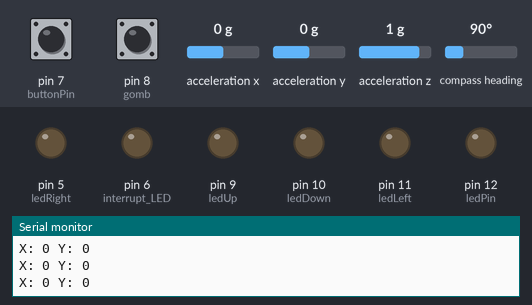
A sketch run on a simulated Arduino Uno, built with avr-gcc and run on an emulated ATmega328P. Shown: output pins drawn as LEDs (lit = HIGH), the last lines printed to the serial monitor. The inputs (shaded band) are chosen by the test bench; at power-on: pin 7 (buttonPin) LOW, acceleration x 0 g, acceleration y 0 g, acceleration z 1 g, compass heading 90°, pin 8 (gomb) HIGH. Pins used as bus, display or sensor lines are not drawn.

Above: at 2.2 s.
2.3 s: pin 7 (buttonPin) pulled HIGH for 0.25 s
At 2.49 s:
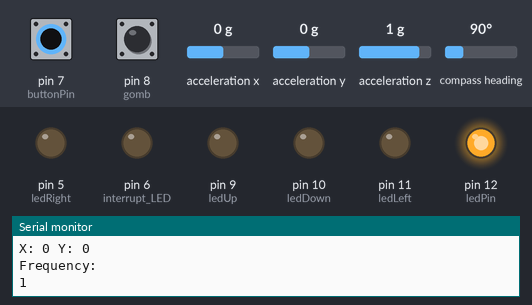
4.1 s: acceleration x set to -1.4 g
At 4.38 s:
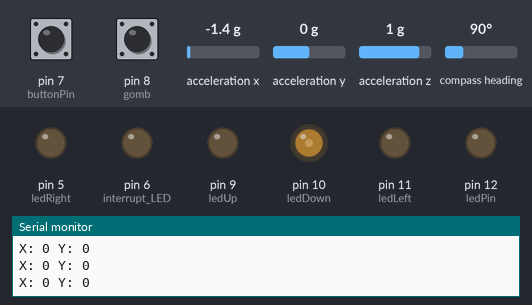
6.0 s: acceleration y set to -1.4 g
At 7.4 s:
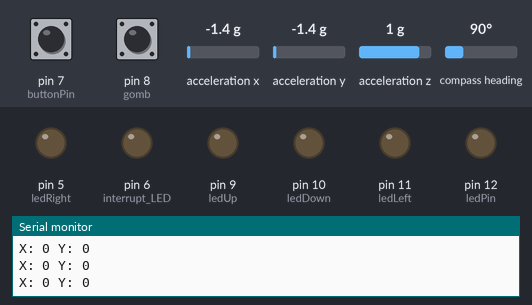
7.7 s: acceleration z set to -0.8 g
At 7.97 s:
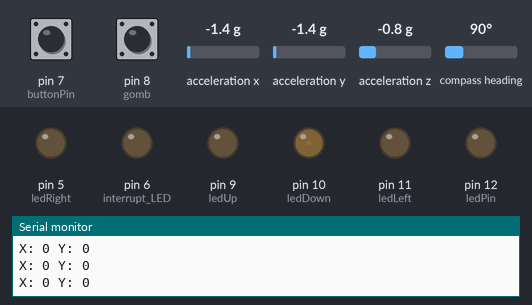
9.5 s: compass heading set to 7°
At 9.82 s:
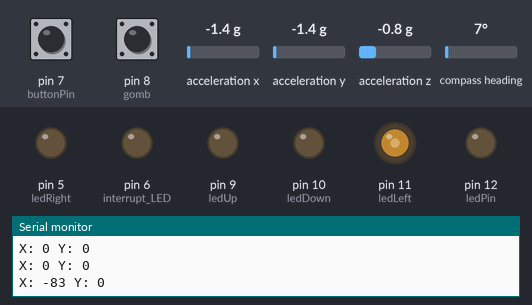
11.4 s: acceleration x set to 0.8 g
At 11.55 s:
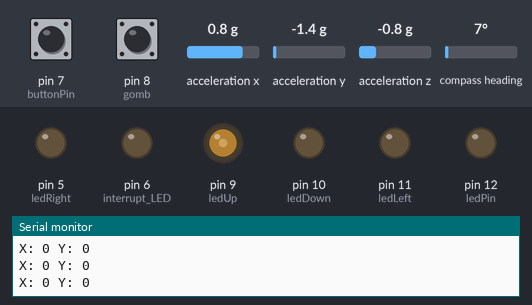
Timing chart, 0 to 14.1 s (numbered marks = the images above; inputs shaded):
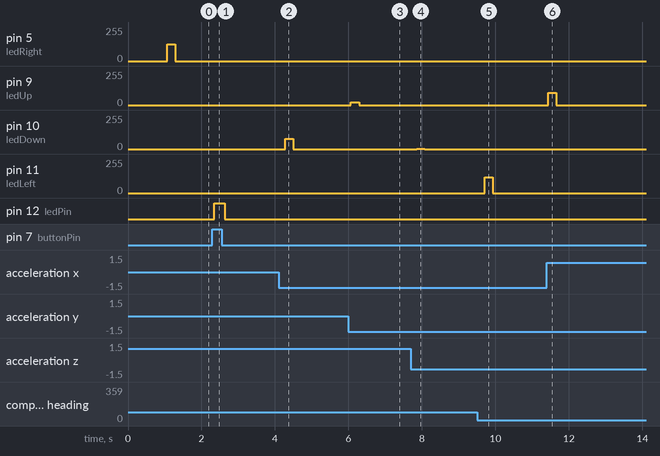

The sketch:

full_code.ino
```cpp
#include <avr/sleep.h>
#include <Wire.h>
#include <Adafruit_Sensor.h>
#include <Adafruit_BNO055.h>
#include <utility/imumaths.h>
Adafruit_BNO055 bno = Adafruit_BNO055(55);

//sleep and wake buttons
#define wakePin 2
#define resetPin 3
//calibration button
#define gomb 8

//potentiomaeters for testing
#define xpot A0
#define ypot A1

//output leds
#define ledUp 9
#define ledDown 10
#define ledLeft 11
#define ledRight 5

//calibration values
int x = 0;
int y = 0;
int firstcalib = 0;

//output values
int outx = 0;
int outy = 0;
int pozityivx = 0;
int pozityivy = 0;

//tilting sensor stuff
#define buttonPin 7
#define ledPin  12
#define interrupt_LED 6
const int m_interval = 400;

int buttonState = 0;

unsigned long frequency = 0;
unsigned long diff = 0;
unsigned long value1 = 0;
unsigned long value2 = 0;

//turn off timer stuff
unsigned long previousMillis = 0;
const long interval = 500000;

void setup(void)
{
  //bno.begin();
  pinMode(gomb, INPUT_PULLUP);
  digitalWrite(wakePin, HIGH);
  //attachInterrupt(digitalPinToInterrupt(wakePin), wake, CHANGE);
  pinMode(resetPin, OUTPUT);

  //tilt stuff
  pinMode(ledPin, OUTPUT);
  pinMode(buttonPin, INPUT);
  pinMode(interrupt_LED, OUTPUT);


  pinMode(ledUp, OUTPUT);
  pinMode(ledDown, OUTPUT);
  pinMode(ledLeft, OUTPUT);
  pinMode(ledRight, OUTPUT);

  digitalWrite(LED_BUILTIN, LOW);

  digitalWrite(resetPin, HIGH);
  Serial.begin(9600);
  Serial.println("Orientation Sensor Test"); Serial.println("");

  /* Initialise the sensor */
  if (!bno.begin())
  {
    /* There was a problem detecting the BNO055 ... check your connections */
    Serial.print("Ooops, no BNO055 detected ... Check your wiring or I2C ADDR!");
    /*while(1){
      Blink();
      delay(600);
      }  //COMMENTED OUT INFINITE LOOP*/
  }
  delay(1000);
  bno.setExtCrystalUse(true);
}

void loop(void)
{
  buttonState = digitalRead(buttonPin);
  unsigned long m_interval_beg = 0;
  m_interval_beg = millis();

  if (buttonState == HIGH) {
    buttonState = 1;
    //Serial.println(buttonState);
    value1 = m_interval_beg;
    diff = value1 - value2;
    digitalWrite(ledPin, HIGH);

  } else {
    buttonState = 0;
    value2 = m_interval_beg;
    diff = value2 - value1;
    //Serial.println(buttonState);
    digitalWrite(ledPin, LOW);
  }
  if (m_interval_beg >= 300) {
    if (diff < m_interval) {
      frequency++;
      delay(70);
      Serial.println("Frequency: ");
      Serial.println(frequency);
      if (frequency >= 5) {
        digitalWrite(interrupt_LED, HIGH);
        /*Serial.println("ON");
           Serial.print("Value: ");
           Serial.print(value2);
           Serial.print(", ");
           Serial.println(value1);
           Serial.print("Diff: ");
           Serial.println(diff);*/
        delay(2000);
      }
    }
    else {
      frequency = 0;
      /*Serial.println("OFF");
        Serial.print("Value: ");
        Serial.print(value2);
        Serial.print(", ");
        Serial.println(value1);
        Serial.print("Diff: ");
        Serial.println(diff);*/
      digitalWrite(interrupt_LED, LOW);
    }
  }


  unsigned long currentMillis = millis();
  if (currentMillis - previousMillis >= interval) {
    previousMillis = currentMillis;
    sleep();
  }
  /* Get a new sensor event */
  sensors_event_t event;
  bno.getEvent(&event);
  imu::Vector<3> euler = bno.getVector(Adafruit_BNO055::VECTOR_EULER);

  //normal mode
  outx = euler.x() - x;
  outy = euler.y() - y;


  //potentiometer mode
  //outx = map(analogRead(xpot), 0, 1023, 0, 360) - x;
  //outy = map(analogRead(ypot), 0, 1023, 0, 360) - y;


  if (digitalRead(gomb) == HIGH) {
    //normal mode
    firstcalib++;
    x = euler.x();
    y = euler.y();
    //outx = euler.x() - x;
    //outy = euler.y() - y;


    //pot mode
    /*x = map(analogRead(xpot), 0, 1023, 0, 360);
      y = map(analogRead(ypot), 0, 1023, 0, 360);
    */
  }


  if (outy != 0) {
    if (outy < 0) {
      pozityivx = outx * (-1);
      pozityivy = outy * (-1);

      analogWrite(ledDown, map(pozityivy, 0, 180, 0, 255)); //the values can be easily changed
      /*Serial.print("Led Down ");
        Serial.println(map(outx, -360, 0, 0, 255));*/
      analogWrite(ledUp, 0);
      delay(60);
    }
    if (outy > 0) {

      analogWrite(ledUp, map(outy, 0, 180, 0, 255));
      //Serial.print("Led Up ");
      //Serial.println(map(outx, 0, 360, 0, 255));
      analogWrite(ledDown, 0);
      delay(60);
    }
  } else {
    analogWrite(ledUp, 0);
    analogWrite(ledDown, 0);
    delay(60);
  }
  if (outx != 0) {
    if (firstcalib < 1) {

      if (outx > 180) {
        analogWrite(ledRight, map(outx, 360, 180, 0, 255));
        //Serial.print("Led Right ");
        //Serial.println(map(outy, -360, 0, 0, 255));
        analogWrite(ledLeft, 0);
        delay(60);
      }
      if (outx < 181) {
        pozityivx = outx * (-1);
        pozityivy = outy * (-1);
        analogWrite(ledLeft, map(outx, 0, 180, 0, 255));
        //Serial.print("Led Left ");
        //Serial.println(map(outy, 0, 360, 0, 255));
        analogWrite(ledRight, 0);
        delay(60);
      }
    }
    else {
      if (outx > 0) {
        pozityivx = outx * (-1);
        pozityivy = outy * (-1);
        analogWrite(ledRight, map(outx, 0, 180, 0, 255));
        //Serial.print("Led Right ");
        //Serial.println(map(outy, -360, 0, 0, 255));
        analogWrite(ledLeft, 0);
        delay(60);
      }
      if (outx < 0) {
        pozityivx = outx * (-1);
        pozityivy = outy * (-1);
        analogWrite(ledLeft, map(pozityivx, 0, 180, 0, 255));
        //Serial.print("Led Left ");
        //Serial.println(map(outy, 0, 360, 0, 255));
        analogWrite(ledRight, 0);
        delay(60);
      }
    }
  } else {
    analogWrite(ledLeft, 0);
    analogWrite(ledRight, 0);
    delay(60);
  }
  //led output pot mode
  /*if (outx != 0){
    if(outx < 0){analogWrite(ledDown, map(analogRead(xpot), 0, 1023, 0, 255));} //the values can be easily changed
    else {analogWrite(ledUp, map(analogRead(xpot), 0, 1023, 0, 255));}
    } else {
    analogWrite(ledUp, 0);
    analogWrite(ledDown, 0);
    }
    if (outy != 0){
    if(outy < 0){analogWrite(ledRight, map(analogRead(ypot), 0, 1023, 0, 255));}
    else {analogWrite(ledLeft, map(analogRead(ypot), 0, 1023, 0, 255));}
    } else {
    analogWrite(ledLeft, 0);
    analogWrite(ledRight, 0);
    }*/

  /* Display the floating point data */
  Serial.print("X: ");
  Serial.print(outx);
  Serial.print(" Y: ");
  Serial.println(outy);


  //Display the floating point data
  /*Serial.print("X: ");
    Serial.print(event.orientation.x, 4);
    Serial.print("\tY: ");
    Serial.println(event.orientation.y, 4);*/

  //Serial.println(digitalRead(gomb));

  delay(100);
}
void sleep() {
  Serial.println("sleep");
  outx = 0;
  outy = 0;
  x = 0;
  y = 0;
  firstcalib = 0;
  delay(300);
  digitalWrite(resetPin, LOW);
  delay(100);
  digitalWrite(resetPin, HIGH);
  delay(900);


  bno.begin();
  noInterrupts();
  attachInterrupt(digitalPinToInterrupt(wakePin), wake, LOW);
  Serial.println("almost there");
  set_sleep_mode(SLEEP_MODE_STANDBY);
  sleep_enable();
  interrupts();
  sleep_mode();

}
void wake() {
  sleep_disable();
  Serial.println("wake");
  delay(300);
  Serial.println("end");
  detachInterrupt(digitalPinToInterrupt(wakePin));
}
void Blink() {
  digitalWrite(LED_BUILTIN, HIGH);
  delay(80);
  digitalWrite(LED_BUILTIN, LOW);
  delay(50);
  digitalWrite(LED_BUILTIN, HIGH);
  delay(80);
  digitalWrite(LED_BUILTIN, LOW);
}
```

Measured:
- after the input at 2.3 s, pin 12 (ledPin): LOW → HIGH at once, → LOW 0.29 s later
- after the input at 4.1 s, pin 10 (ledDown): 0/255 → 76/255 after 0.18 s, → 0/255 0.22 s later
- after the input at 6.0 s, pin 9 (ledUp): 0/255 → 19/255 after 0.07 s, → 0/255 0.22 s later
- after the input at 7.7 s, pin 10 (ledDown): 0/255 → 1/255 after 0.16 s, → 0/255 0.22 s later
- after the input at 9.5 s, pin 11 (ledLeft): 0/255 → 117/255 after 0.21 s, → 0/255 0.22 s later
- after the input at 11.4 s, pin 9 (ledUp): 0/255 → 93/255 at once, → 0/255 0.22 s later
